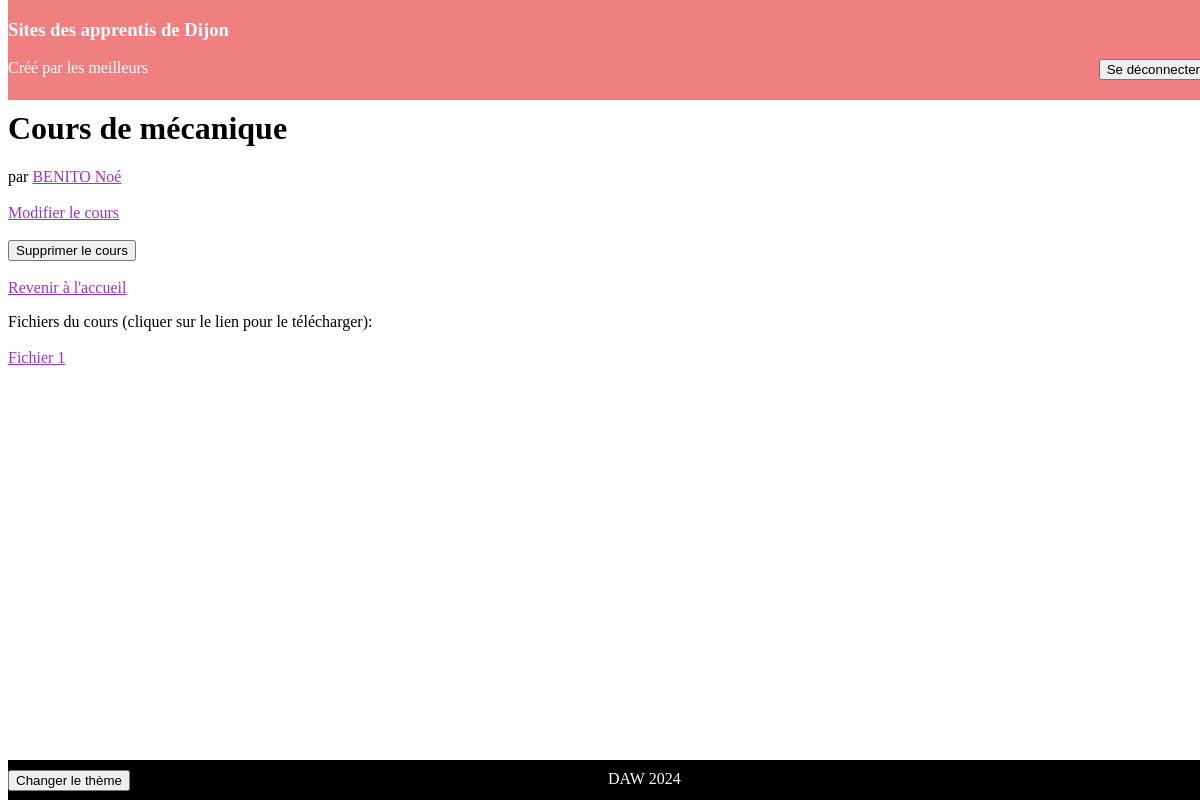
Screenshot of /view/cours/pageCours.php?id=1 (signed in) with the database file from the repository.
### tables this page shows
CREATE TABLE IF NOT EXISTS `cours` (
  `id_cours` int NOT NULL AUTO_INCREMENT,
  `nom` varchar(50) NOT NULL,
  `login_responsable` varchar(100) NOT NULL,
  PRIMARY KEY (`id_cours`),
  KEY `fk_responsable` (`login_responsable`)
);

CREATE TABLE IF NOT EXISTS `utilisateurs` (
  `id` int NOT NULL AUTO_INCREMENT,
  `login` varchar(50) NOT NULL,
  `mdp` varchar(50) NOT NULL,
  `prenom` varchar(50) NOT NULL,
  `nom` varchar(50) NOT NULL,
  `role` varchar(50) NOT NULL,
  PRIMARY KEY (`id`)
);

CREATE TABLE IF NOT EXISTS `fichiers` (
  `path` varchar(200) NOT NULL,
  `type` varchar(20) NOT NULL,
  `cours` varchar(50) NOT NULL,
  `nv_cours` int NOT NULL,
  `login_user` varchar(50) NOT NULL,
  `id_file` int NOT NULL AUTO_INCREMENT,
  PRIMARY KEY (`path`),
  UNIQUE KEY `id_file` (`id_file`),
  KEY `fk_login_user` (`login_user`),
  KEY `fk_cours` (`cours`)
);

### controller/ControllerCours.php (called while the page is built, shortened)
<?php
    require_once(__DIR__.'/../model/ModelCours.php');
    class ControllerCours {
        public static function getCours($id) {
            $model = new Model();
            $pdo = $model->getPdo();
            $select = $pdo->query('SELECT * FROM cours WHERE id_cours='.$id);
            while($row = $select->fetch(PDO::FETCH_ASSOC)) {
                $cours = new ModelCours($row['login_responsable'], $row['nom'], $row['id_cours']);
                return $cours;
            }
        }
    }
?>

### model/ModelCours.php (called while the page is built, shortened)
<?php
    class ModelCours {
        private $nom;
        private $id;
        function __construct($responsable = null, $nom = null, $id = null) {
            if($nom !=  null) {$this->nom = $nom;}
            if($id != null) {$this->id = $id;}
        }
        public function getNom() {return $this->nom;}
        public function getId() {return $this->id;}
    }
?>

### controller/ControllerUser.php (called while the page is built, shortened)
<?php
require_once(__DIR__.'/../model/ModelUser.php');
class ControllerUser {
    public static function getUserLogin($login) {
        $model = new Model();
        $pdo = $model->getPdo();
        $select = $pdo->query('SELECT * FROM Utilisateurs WHERE utilisateurs.login="'.$login.'"');
        while($row = $select->fetch(PDO::FETCH_ASSOC)) {
            $user = new ModelUser($row['login'], $row['mdp'], $row['id'], $row['role'], $row['nom'], $row['prenom']);
            return $user;
        }
    }
    }
?>

### model/ModelUser.php (called while the page is built, shortened)
<?php
require_once("ModelFichier.php");
class ModelUser{
    private $id;
    private $nom;
    private $prenom;
    function __construct($username = null, $password = null, $id = null, $role = null, $nom = null, $prenom = null)
    {
        if($id != null) {$this->id=$id;}
        if($nom != null) {$this->nom=$nom;}
        if($prenom != null) {$this->prenom=$prenom;}
    }
    public function getId() {return $this->id;}
    public function getNom() {return $this->nom;}
    public function getPrenom() {return $this->prenom;}
}
?>

### model/ModelFichier.php (called while the page is built, shortened)
<?php
class ModelFichier{
    private $path;
    private $cours;
    function __construct($path = null, $type = null, $cours = null, $nv_cours=null, $login_user=null){
        if($path != null){
            $this->path = $path;
        }
        if($cours != null){
            $this->cours = $cours;
        }
    }
    public function getPath(){
        return $this->path;
    }
    public function getCours(){
        return $this->cours;
    }
    public static function getFichiersCours($cours, $nv_cours){
        $model = new Model();
        $pdo = $model->getPdo();
        if($cours != null && $nv_cours != null){
            $query = 'SELECT * FROM fichiers WHERE type=cours AND cours=\''.$cours.'\''.' AND nv_cours='.$nv_cours;
        }
        else if($cours != null){
            $query = 'SELECT * FROM fichiers WHERE cours=\''.$cours.'\'';
        }
        else{
            $query = 'SELECT * FROM Fichiers WHERE type=cours';
        }
        $select = $pdo->query($query);
        $fichiers = array();
        while($row = $select->fetch(PDO::FETCH_ASSOC)) {
            $file = new ModelFichier($row['path'], $row['type'], $row['cours'], $row['nv_cours'], $row['login_user'], $row['id_file']);
            $fichiers[] = $file;
        }
        return $fichiers;
    }
}

### controller/ControllerFichier.php (called while the page is built, shortened)
<?php
require_once(__DIR__.'/../model/ModelFichier.php');
class ControllerFichier{
    public static function getFichiersCours($nom_cours){
        $fichiers_cours = ModelFichier::getFichiersCours($nom_cours,null);
        $res = [];
        foreach($fichiers_cours as $file){
            if($file->getCours() == $nom_cours){
                $res[] = $file;
            }
        }
        return $res;
    }
}

### view/cours/pageCours.php (the view, shortened to what this page needs)
<html lang="fr">
<head>
    <?php require("../css/stylesheet.php");?>
</head>
<body>
<?php require("../css/header.php");?>
<form action='../../config/routeur.php' method="post">
    <?php
        require_once('../../controller/ControllerCours.php');
        require_once('../../controller/ControllerUser.php');
        $cours = ControllerCours::getCours($_GET['id']);
        $resp = ControllerUser::getUserLogin($cours->getResponsable());
        echo "<h1>Cours de ".$cours->getNom()."</h1>";
        echo " par <a href='../users/profilUser.php?id=".$resp->getId()."'>".$resp->getNom()." ".$resp->getPrenom()."</a><br><br>";
        if($_COOKIE['role'] == 'administrateur' || $_COOKIE['login'] == $cours->getResponsable()) {
            echo "<a href='modifCours.php?id=".$cours->getId()."'>Modifier le cours</a><br/><br/>";
            echo "<input type='submit' value='Supprimer le cours'/>";
        }
        echo "<br><br/><a href='../users/accueil.php'>Revenir à l'accueil</a>";
    ?>
</form>
<?php
    require_once('../../controller/ControllerFichier.php');
    $cours = ControllerCours::getCours($_GET['id']);
    $fichiers = ControllerFichier::getFichiersCours($cours->getNom());
    if(count($fichiers)>0){
        echo "Fichiers du cours (cliquer sur le lien pour le télécharger):</br></br>";
    }
    $i = 0;
    foreach($fichiers as $file){
        $path = $file->getPath();
        $i++;
        echo "<a href=".$path." download>Fichier $i</a></br>";
    }
?>
<?php require("../css/footer.php");?>
</body>
</html>

### css/jour.css (style rules this page uses)
a { color : darkorchid; }

### rows the page displays
cours: nom "mécanique"
utilisateurs: nom "BENITO", prenom "Noé"
